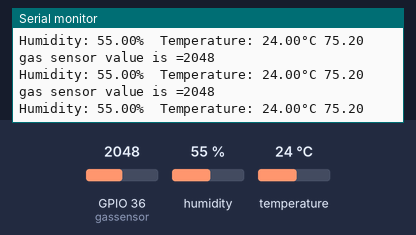
A sketch run on a simulated ESP32. On the bench: the last lines printed to the serial monitor. Inputs (shaded band) come from the test bench; at power-on: humidity 55 %, GPIO 36 (gassensor) = 2048, temperature 24 °C. WiFi joins after 1.5 s; servers stay silent unless stated; uploads are accepted with an empty reply.

Above: at 2.7 s.
2.8 s: humidity set to 22 %
At 3.9 s:
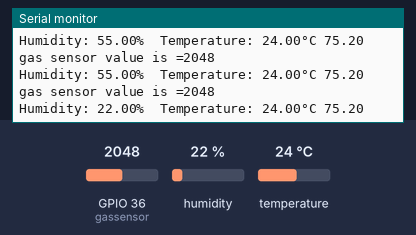
4.3 s: GPIO 36 (gassensor) set to 2866
At 10.0 s:
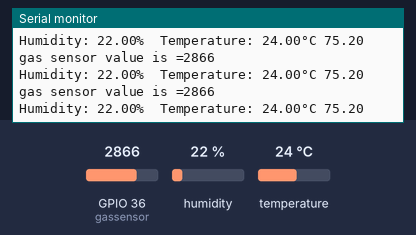
10.3 s: temperature set to 12 °C
At 10.6 s:
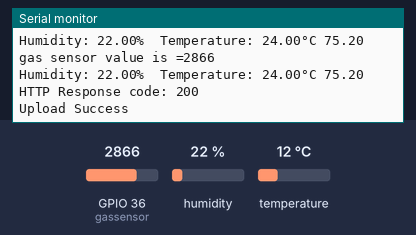
12.9 s: GPIO 36 (gassensor) set to 3603
At 13.4 s:
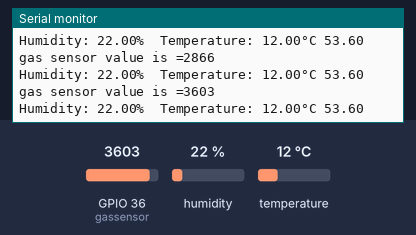
14.4 s: humidity set to 40 %
At 16.4 s:
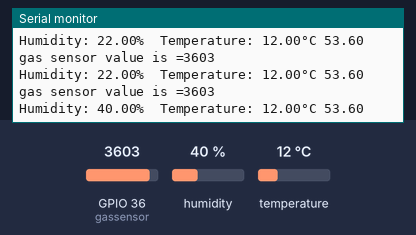
Timing chart, 0 to 16.9 s (numbered marks = the images above; inputs shaded):
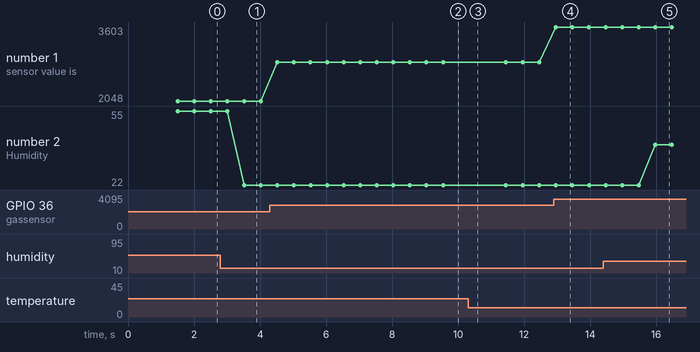

The sketch:

node1tempiot.ino
```cpp
#include <WiFi.h>
#include <HTTPClient.h>
#include "SoftwareSerial.h"
#include <ArduinoJson.h>
#include "DHT.h"

SoftwareSerial swSer1;
#ifndef D5
#if defined(ESP8266)
#define D5 (14)
#define D6 (12)
#elif defined(ESP32)
#define DHTPIN 4
#define D5 (18)
#define D6 (19)
#define D7 (23)
#define D8 (5)
#endif
#endif
#define DHTTYPE DHT22
DHT dht(DHTPIN, DHTTYPE);
const int gassensor= 36;
const int onswitch = 5;
const int offswitch = 23;

// enter your WiFi usernamne and password
const char* ssid = "**********";
const char* password = "**********";
String var1="T",var2="G",var3="0",var4="DCU",var5="0";
String recvalue;
int str_count;
 String s1;

const char* serverName = "https://iotdatadcu.com/IOTdevice/iot_data.php?pass=sudharshini";

const char* serverName1 = "https://iotdatadcu.com/IOTdevice/iot_data.php?pass=sudharshini";

// THE DEFAULT TIMER IS SET TO 10 SECONDS FOR TESTING PURPOSES
// For a final application, check the API call limits per hour/minute to avoid getting blocked/banned
unsigned long lastTime = 0;
// Set timer to 10 minutes (600000)
//unsigned long timerDelay = 600000;
// Timer set to 10 seconds (10000)
unsigned long timerDelay = 10000;
unsigned int gas_value;

void setup() {
  Serial.begin(115200);
  pinMode(gassensor,INPUT);
swSer1.begin(9600, SWSERIAL_8N1, D7, D8);
  dht.begin();
  WiFi.begin(ssid, password);
  Serial.println("Connecting");
  while(WiFi.status() != WL_CONNECTED) {
    delay(500);
    Serial.print(".");
  }
  Serial.println("");
  Serial.print("Connected to WiFi network with IP Address: ");
  Serial.println(WiFi.localIP());

  Serial.println("IOT device1");

  // Random seed is a number used to initialize a pseudorandom number generator
 // randomSeed(analogRead(33));
}
void loop() {

  gas_value = analogRead(gassensor);
  Serial.print("gas sensor value is =");
   Serial.println(gas_value);

    float h = dht.readHumidity();
  // Read temperature as Celsius (the default)
  float t = dht.readTemperature();
  // Read temperature as Fahrenheit (isFahrenheit = true)
  float f = dht.readTemperature(true);

  // Check if any reads failed and exit early (to try again).
  if (isnan(h) || isnan(t) || isnan(f)) {
    Serial.println(F("Failed to read from DHT sensor!"));
    return;
  }
  Serial.print(F("Humidity: "));
  Serial.print(h);
  Serial.print(F("%  Temperature: "));
  Serial.print(t);
  var1=t;
  var2=h;
  var3=gas_value;
  Serial.print(F("°C "));
  Serial.println(f);
  delay(500);


  //Send an HTTP POST request every 10 seconds
  if ((millis() - lastTime) > timerDelay) {
    //Check WiFi connection status
    if(WiFi.status()== WL_CONNECTED){
      HTTPClient http;

      // Your Domain name with URL path or IP address with path
      http.begin(serverName);

      // Specify content-type header
      http.addHeader("Content-Type", "application/x-www-form-urlencoded");
      // Data to send with HTTP POST
      String httpRequestData = "temperature=" + var1 + "&humidity=" + var2+ "&gas=" + var3+ "&location=" + var4;//+ "&e=" + var5;
      // Send HTTP POST request
      int httpResponseCode = http.POST(httpRequestData);


      Serial.print("HTTP Response code: ");
      Serial.println(httpResponseCode);
      if (httpResponseCode==200) {
        Serial.print("Upload Success ");
            }
            else
            {
            Serial.print("Try Again ");
            }

      // Free resources
      http.end();
    }
 delay(1000);


 HTTPClient http;

      // Your Domain name with URL path or IP address with path
      http.begin(serverName1);

     int httpResponseCode = http.GET();
     if (httpResponseCode>0) {
        Serial.println("get data ");
        Serial.println(httpResponseCode);
        String payload = http.getString();
        Serial.println(payload);
 //       int val= payload.toInt();
//int str_len = payload.length() + 1;
//char char_array[str_len];
//Serial.println(str_len);
//payload.toCharArray(char_array, str_len);
//Serial.println(payload);
DynamicJsonDocument doc(1024);
deserializeJson(doc, payload);
JsonObject obj = doc.as<JsonObject>();
String temp = obj["Temperature"];
String gas = obj["Humidity"];
Serial.println(temp);
Serial.println(gas);


//char json[43]={payload};
//strcpy(json,payload);

//char json[str_len]=payload.toCharArray(char_array, str_len);
//
//
////String json=payload;
//DynamicJsonDocument doc(1024);
//deserializeJson(doc, json);
//
//int temp=doc["a"];
//int gas=doc["b"];
//Serial.println(temp);
//Serial.println(gas);

//        if(val==1)
//        {
//          digitalWrite(motor,HIGH);
//        }
//         if(val==0)
//        {
//          digitalWrite(motor,LOW);
//        }
      }
      else {
        Serial.print("Error code: ");
        Serial.println(httpResponseCode);
      }
       http.end();
//    else{
//      Serial.println("WiFi Disconnected");
//    }
    lastTime = millis();
  //  var3="safe";
  }
}
```

Measured:
- after the input at 2.8 s, the serial monitor: prints a new line after 0.72 s (image 1)
- after the input at 4.3 s, the serial monitor: prints a new line after 0.22 s (image 2)
- after the input at 12.9 s, the serial monitor: prints a new line after 0.06 s (image 4)
- after the input at 14.4 s, the serial monitor: prints a new line after 1.6 s (image 5)
- plotted number 1: 2048 → 2866 after the input at 4.3 s, 2866 → 3603 after the input at 12.9 s
- plotted number 2: 55 → 22 after the input at 2.8 s, 22 → 40 after the input at 14.4 s
